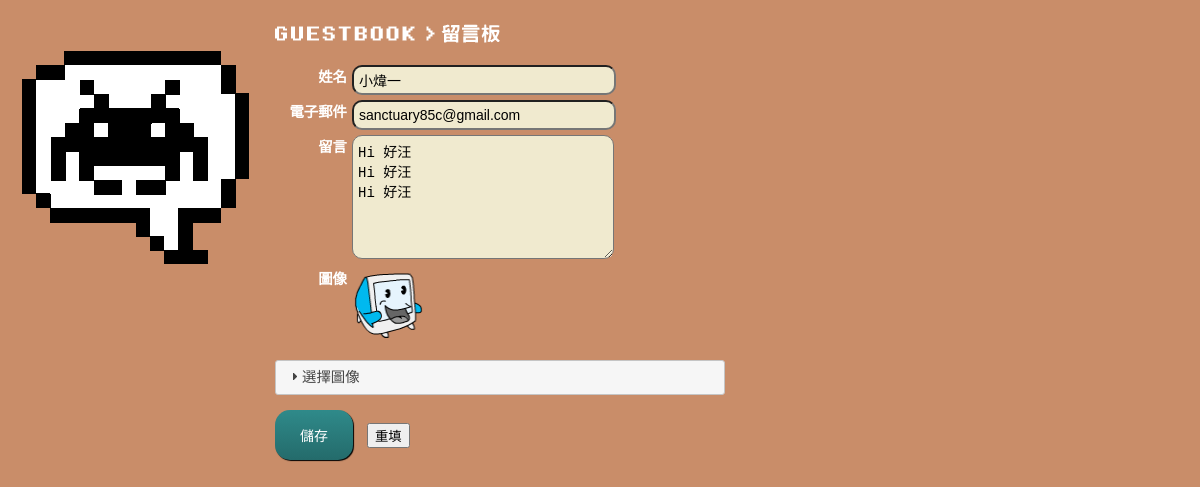
Page /update?id=1 (signed in) on the committed database.
### guestbook.py (models this page shows, shortened)
class Guestbook(db.Model):  # 留言板資料表
    id = db.Column(db.Integer, primary_key=True)
    guestname = db.Column(db.String(30), nullable=False)
    email = db.Column(db.String(50), unique=True, nullable=False)
    message = db.Column(db.Text, nullable=False)
    icon = db.Column(db.String(10), nullable=False,
        default='ico1.png')
    postdate = db.Column(db.DateTime, nullable=False,
        default=datetime.utcnow)

### guestbook.py (the view)
@app.route('/update')
@login_required
def update():
    id = request.args.get('id')
    gb = Guestbook.query.filter_by(id=id).first()
    return render_template('update.html', book=gb)

### guestbook.py (called while the page is built)
@login_manager.user_loader
def load_user(user_id):
    print(f"當前的 user id is {user_id}")
    return User.query.get(int(user_id))

### templates/update.html (shortened to what this page needs)
<!DOCTYPE html>
<html>
    <head>
        <link rel="stylesheet" href="css/main.css">
        <link rel="stylesheet" href="https://code.jquery.com/ui/1.12.1/themes/base/jquery-ui.css">
    </head>
    <body>
        <div id="main">
            <form method="POST" action="/update_msg" name="questForm" id="questForm">
              <h1><img src="images/title.png" alt="電玩快打留言板" width="225" height="19"></h1>
              <p>
                <label for="guestName">姓名</label>
                <input name="guestname" class="fieldWidth" id="guestName" required="required" value="{{book.guestname}}">
                <br/>
                <label for="email">電子郵件</label>
                    <input type="email" placeholder="請輸入e-mail" class="fieldWidth" name="email" id="email" value="{{book.email}}">
                <br/>
                <label>留言</label>
                <textarea name="message" rows=7 class="fieldWidth" id="message" required="required">{{book.message}}</textarea>
                <br />
                <label>圖像</label>
                <img src="icons/{{book.icon}}" name="myIcon" width="72" height="75" id="myIcon">
              <div id="accordion">
                <h3>選擇圖像</h3>
              </div>
              <div id="btnArea">
                <input type="submit" name="submit" id="submit" value="儲存"/>
                <input type="reset" name="cancel" id="cancel" value="重填">
                </div>
              </p>
          </form>
          </div>
    </body>
</html>

### static/css/main.css (style rules this page uses)
body { font-family: '微軟正黑體', '黑體-繁', sans-serif; background-attachment: fixed; background-color: #c98d69; background-image: url(../images/invader_a.gif); background-repeat: no-repeat; background-position: 20px 50px; }
h1 { font-size: 24px; }
label { float: left; width: 5em; font-weight: bold; color: #FFFFFF; margin-bottom: 5px; margin-right: 5px; text-align: right; }
.fieldWidth { font-size: 14px; width: 250px; margin-bottom: 5px; border-radius: 10px; padding:5px; background: #f0eacf; }
#main { position: absolute; left: 275px; top: 5px; width: 450px; height: 306px; z-index: 2; font-size: 0.9em; color: #FFFFFF; }
#submit { background-color:#2F8A8A; background-image: linear-gradient(to bottom, #2F8A8A, #246B6B); border-radius: 15px; border: none; color: white; padding: 15px 25px; margin-right: 10px; text-align: center; box-shadow: 1px 1px 1px 0px #000000; font-weight: 400; display: inline-block; font-size: 14px; }
#btnArea { margin-top: 15px }

### rows in the picture
Guestbook: guestname "小煒一", email "sanctuary85c@gmail.com", message "Hi 好汪 Hi 好汪 Hi 好汪", icon (picture)
